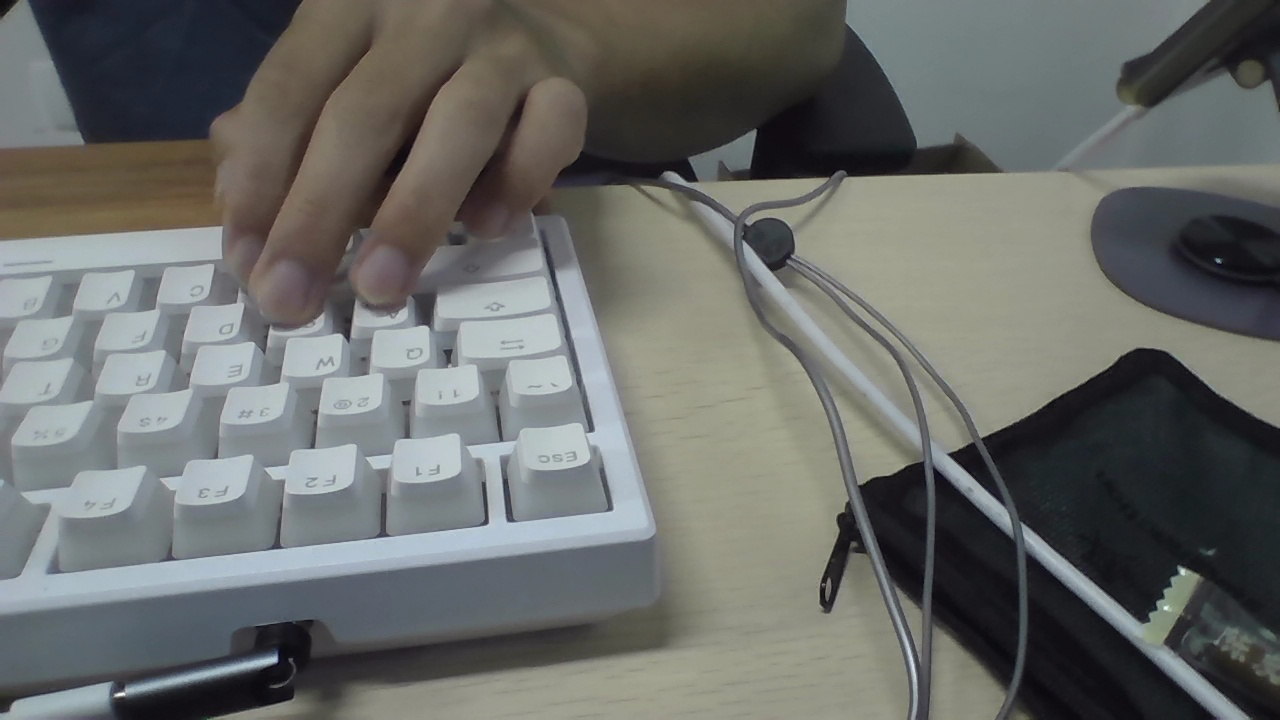
#> input picture assets/lab/week7/ee211-lab-week7-code-materials/introduce_opencv/images/demo.jpg, 1280 x 720 px
$ python image_preprocessing_feature_detect_and_extrect.py
#> lines starting #> are read from the running program, lines starting #| are printed output that depends on the picture
import cv2

# Load the input image
input_image = cv2.imread('./images/demo.jpg')
#> input_image is the input picture: shape (720, 1280, 3); mean B, G, R 104.7, 107.3, 105.2

# Convert the input image to grayscale
gray_image = cv2.cvtColor(input_image, cv2.COLOR_BGR2GRAY)

# Create a SIFT object for feature detection and extraction
sift = cv2.SIFT_create()

# Detect keypoints and compute descriptors for the input image
keypoints, descriptors = sift.detectAndCompute(gray_image, None)
#> keypoints = 1152 keypoints; strongest (x, y, size): (272, 659, 7.7), (1182, 571, 5.1), (1218, 261, 3.3), (1035, 544, 15.2)

# Draw the detected keypoints on the input image
output_image = cv2.drawKeypoints(input_image, keypoints, None)
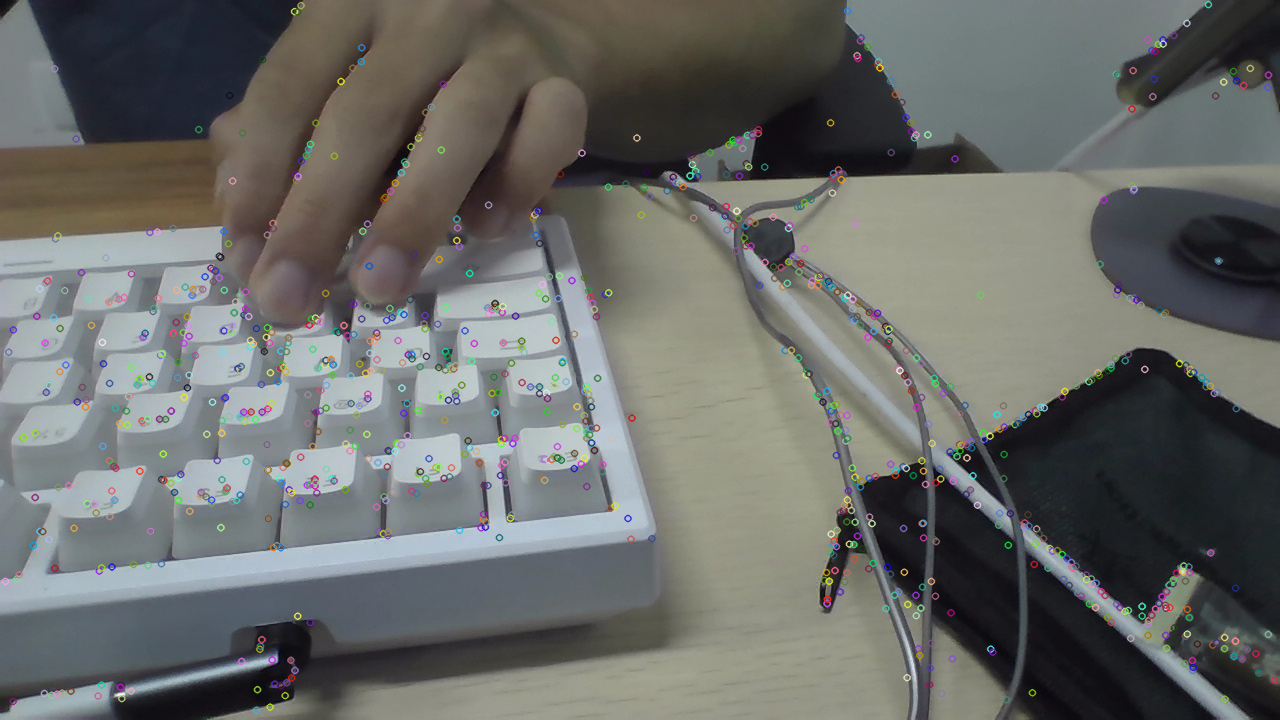
#> output_image: shape (720, 1280, 3); mean B, G, R 104.8, 107.5, 105.5

# Show the output image
cv2.imshow('Output Image', output_image)
cv2.waitKey(0)
cv2.destroyAllWindows()
